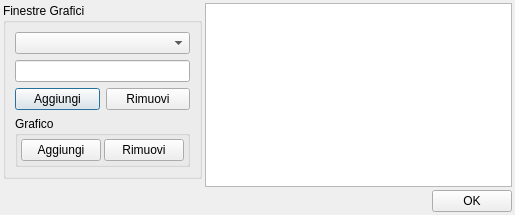
<?xml version="1.0" encoding="UTF-8"?>
<ui version="4.0">
 <class>ChartViewSettings</class>
 <widget class="QDialog" name="ChartViewSettings">
  <property name="geometry">
   <rect>
    <x>0</x>
    <y>0</y>
    <width>515</width>
    <height>215</height>
   </rect>
  </property>
  <property name="minimumSize">
   <size>
    <width>515</width>
    <height>0</height>
   </size>
  </property>
  <property name="maximumSize">
   <size>
    <width>520</width>
    <height>16777215</height>
   </size>
  </property>
  <property name="windowTitle">
   <string>Impostazioni Grafici</string>
  </property>
  <property name="windowIcon">
   <iconset resource="../Resource.qrc">
    <normaloff>:/images/icons/chart.png</normaloff>:/images/icons/chart.png</iconset>
  </property>
  <layout class="QGridLayout" name="gridLayout_3">
   <property name="leftMargin">
    <number>3</number>
   </property>
   <property name="topMargin">
    <number>3</number>
   </property>
   <property name="rightMargin">
    <number>3</number>
   </property>
   <property name="bottomMargin">
    <number>3</number>
   </property>
   <property name="spacing">
    <number>3</number>
   </property>
   <item row="0" column="0">
    <layout class="QHBoxLayout" name="horizontalLayout_2">
     <item>
      <layout class="QVBoxLayout" name="verticalLayout_2">
       <item>
        <widget class="QGroupBox" name="groupBox">
         <property name="sizePolicy">
          <sizepolicy hsizetype="Fixed" vsizetype="Fixed">
           <horstretch>0</horstretch>
           <verstretch>0</verstretch>
          </sizepolicy>
         </property>
         <property name="title">
          <string>Finestre Grafici</string>
         </property>
         <layout class="QGridLayout" name="gridLayout">
          <item row="0" column="0">
           <layout class="QVBoxLayout" name="verticalLayout">
            <item>
             <widget class="QComboBox" name="windowsCombo"/>
            </item>
            <item>
             <widget class="QLineEdit" name="newWindowName"/>
            </item>
            <item>
             <layout class="QHBoxLayout" name="horizontalLayout">
              <item>
               <widget class="QPushButton" name="addWindowButton">
                <property name="text">
                 <string>Aggiungi</string>
                </property>
                <property name="icon">
                 <iconset resource="../mapgraphics/resources.qrc">
                  <normaloff>:/icons/images/edit_add.png</normaloff>:/icons/images/edit_add.png</iconset>
                </property>
               </widget>
              </item>
              <item>
               <widget class="QPushButton" name="removeWindowButton">
                <property name="text">
                 <string>Rimuovi</string>
                </property>
                <property name="icon">
                 <iconset resource="../mapgraphics/resources.qrc">
                  <normaloff>:/icons/images/editdelete.png</normaloff>:/icons/images/editdelete.png</iconset>
                </property>
               </widget>
              </item>
             </layout>
            </item>
           </layout>
          </item>
          <item row="1" column="0">
           <widget class="QGroupBox" name="groupBox_2">
            <property name="sizePolicy">
             <sizepolicy hsizetype="Fixed" vsizetype="Fixed">
              <horstretch>0</horstretch>
              <verstretch>0</verstretch>
             </sizepolicy>
            </property>
            <property name="title">
             <string>Grafico</string>
            </property>
            <layout class="QGridLayout" name="gridLayout_2">
             <property name="leftMargin">
              <number>3</number>
             </property>
             <property name="topMargin">
              <number>3</number>
             </property>
             <property name="rightMargin">
              <number>3</number>
             </property>
             <property name="bottomMargin">
              <number>3</number>
             </property>
             <property name="spacing">
              <number>3</number>
             </property>
             <item row="0" column="0">
              <widget class="QPushButton" name="addChartButton">
               <property name="text">
                <string>Aggiungi</string>
               </property>
               <property name="icon">
                <iconset resource="../mapgraphics/resources.qrc">
                 <normaloff>:/icons/images/edit_add.png</normaloff>:/icons/images/edit_add.png</iconset>
               </property>
              </widget>
             </item>
             <item row="0" column="1">
              <widget class="QPushButton" name="removeChartButton">
               <property name="text">
                <string>Rimuovi</string>
               </property>
               <property name="icon">
                <iconset resource="../mapgraphics/resources.qrc">
                 <normaloff>:/icons/images/editdelete.png</normaloff>:/icons/images/editdelete.png</iconset>
               </property>
              </widget>
             </item>
            </layout>
           </widget>
          </item>
         </layout>
        </widget>
       </item>
       <item>
        <spacer name="verticalSpacer">
         <property name="orientation">
          <enum>Qt::Vertical</enum>
         </property>
         <property name="sizeHint" stdset="0">
          <size>
           <width>20</width>
           <height>40</height>
          </size>
         </property>
        </spacer>
       </item>
      </layout>
     </item>
     <item>
      <widget class="QTableView" name="table">
       <property name="styleSheet">
        <string notr="true">alternate-background-color: #353535;</string>
       </property>
       <property name="alternatingRowColors">
        <bool>true</bool>
       </property>
       <attribute name="horizontalHeaderStretchLastSection">
        <bool>true</bool>
       </attribute>
      </widget>
     </item>
    </layout>
   </item>
   <item row="1" column="0">
    <layout class="QHBoxLayout" name="horizontalLayout_3">
     <item>
      <spacer name="horizontalSpacer">
       <property name="orientation">
        <enum>Qt::Horizontal</enum>
       </property>
       <property name="sizeHint" stdset="0">
        <size>
         <width>40</width>
         <height>20</height>
        </size>
       </property>
      </spacer>
     </item>
     <item>
      <widget class="QPushButton" name="OKButton">
       <property name="text">
        <string>OK</string>
       </property>
      </widget>
     </item>
    </layout>
   </item>
  </layout>
 </widget>
 <resources>
  <include location="../mapgraphics/resources.qrc"/>
  <include location="../Resource.qrc"/>
 </resources>
 <connections/>
</ui>
